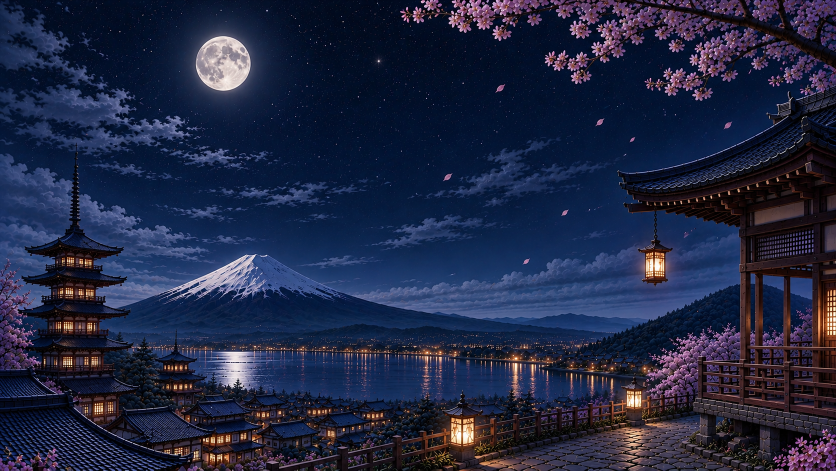
#> input picture templates/spring_clear_night.png, 1672 x 941 px (shown at 1/2 size)
$ python season_winterbare.py ../templates/spring_clear_night.png
#> lines starting #> are read from the running program, lines starting #| are printed output that depends on the picture; after the words box and inside, x2 and y2 are one past the last pixel; in counts of white or black regions, pixels touching at a corner belong together
### render/season_winter.py
"""Winter season template: templates/winter_clear_night.png, derived from the spring painting.

  .venv/bin/python render/season_winter.py                 # rebuild the template from saved AI outputs
  .venv/bin/python render/season_winter.py --tiles DIR     # write the 2x guide tiles that were fed to the AI

How it was made (deterministic from the files in templates/ai/):
  1. A FLUX.2-klein edit of the spring painting (templates/ai/winter_edit_branch.png) supplies the bare,
     snow-lined tree branch. Only the branch is used (soft colour matte inside the tree zone); the AI
     edit drifts the layout, so nothing else from it is used.
  2. A procedural *guide* is built from the original painting: blossoms removed, shrubs turned into
     evergreen bushes with snow caps, roofs / walkway / shore ice whitened.  The guide is cut into four
     tiles, upscaled 2x and run through FLUX.2-klein img2img at strength 0.4 (keeps layout, repaints
     the snow in the painting's style) -> templates/ai/winter_tile_{BL,BR,UR,UL}.png.
     mflux-generate-flux2 --model flux2-klein-4b -q 8 --image tile_K.png 0.4 --width 1792 --height 1008
     --steps 10 --seed 21 (BR: seed 22) --prompt-file templates/ai/winter_tile_K.prompt.txt
  3. The tiles are merged back to base px and composited onto the ORIGINAL painting only where the
     season changes (ground, roofs, buildings, shrubs, near hills, shore ice).  Sky, moon, stars, lake
     water, the volcano and the far shore stay pixel-identical to the original.
"""
import os, sys
import numpy as np, cv2

HERE = os.path.dirname(os.path.abspath(__file__))
ROOT = os.path.dirname(HERE)
sys.path.insert(0, HERE)
import masks as M

SRC = os.path.join(ROOT, "templates", "spring_clear_night.png")
OUT = os.path.join(ROOT, "templates", "winter_clear_night.png")
AI = os.path.join(ROOT, "templates", "ai")
EDIT = os.path.join(AI, "winter_edit_branch.png")
TILE = os.path.join(AI, "winter_tile_%s.png")
W, H = 1672, 941

# tiles (x0, y0) of TW x TH base px; each is fed to the AI upscaled 2x (1664x944)
TILES = {"BL": (0, 437), "BR": (776, 437), "UR": (776, 60), "UL": (0, 140)}   # overlapping
TW, TH = 896, 504

# ---------------------------------------------------------------- hand-placed geometry (base px)
PAGODA_TIERS = [[(128, 466), (170, 466), (205, 480), (250, 492), (247, 501), (150, 503), (52, 501), (48, 492), (95, 478)],
                [(90, 545), (200, 545), (256, 555), (252, 564), (150, 567), (44, 563), (41, 555)],
                [(85, 603), (205, 603), (263, 614), (259, 625), (150, 631), (40, 626), (36, 617)],
                [(100, 671), (205, 671), (269, 685), (266, 696), (150, 701), (60, 698), (52, 688)],
                [(120, 748), (235, 748), (275, 768), (292, 786), (280, 795), (150, 795), (100, 790)]]
SPAG_TIERS = [[(338, 702), (367, 702), (399, 719), (396, 728), (352, 731), (311, 728), (307, 720)],
              [(323, 744), (382, 744), (413, 753), (409, 763), (355, 767), (299, 763), (296, 756)]]
FG_ROOF = [[(0, 815), (140, 806), (160, 815), (200, 840), (260, 872), (320, 900), (380, 925), (398, 941), (0, 941)],
           [(0, 736), (55, 744), (75, 752), (105, 772), (135, 790), (140, 806), (0, 812)]]
LANTERN_ROOFS = [[(912, 797), (938, 797), (966, 818), (962, 827), (925, 831), (888, 827), (884, 820)],
                 [(1258, 762), (1278, 762), (1295, 780), (1292, 787), (1268, 789), (1245, 787), (1242, 780)],
                 [(1300, 478), (1316, 478), (1346, 495), (1342, 502), (1310, 505), (1278, 502), (1275, 495)]]
PAV_ROOF_TOP = [(1222, 356), (1440, 302), (1538, 258), (1556, 212), (1566, 176), (1588, 176), (1600, 194), (1672, 158)]
TOWN_ENV = [(170, 790), (560, 789), (700, 793), (900, 796), (1010, 800), (1010, 941), (170, 941)]
PATH = [(684, 941), (700, 934), (800, 913), (900, 888), (1000, 868), (1100, 857), (1200, 848), (1300, 838),
        (1390, 828), (1400, 860), (1440, 900), (1480, 941)]
RAIL_BASE = [(700, 935), (800, 912), (1000, 866), (1200, 847), (1387, 825)]
TRACK = [(1120, 941), (1150, 905), (1200, 875), (1260, 852), (1320, 838)]
LANTERN_BODIES = [[(893, 790), (958, 790), (958, 896), (893, 896)], [(1246, 752), (1291, 752), (1291, 836), (1246, 836)]]
LANTERN_BASES = [(925, 905), (1268, 838)]
RAIL_ENV = [(560, 900), (672, 862), (850, 838), (1000, 822), (1100, 806), (1200, 793), (1300, 780), (1392, 772),
            (1392, 852), (1250, 864), (1100, 888), (1000, 902), (900, 938), (900, 941), (560, 941)]
HANG_LANTERN = (1255, 440, 1365, 600)            # x0, y0, x1, y1
TREE_ZONE = (740, 0, W, 362)
# near hill right of the lake (evergreens get snow from the AI); everything else far stays original
SPAG_BOX = [(292, 640), (420, 640), (420, 792), (292, 792)]
RHILL = [(1180, 640), (1300, 600), (1400, 560), (W, 540), (W, 800), (1180, 800)]

SH = np.array([0.50, 0.38, 0.30], np.float32)    # moonlit snow in shadow (BGR)
LIT = np.array([0.95, 0.91, 0.87], np.float32)   # moonlit snow, lit
FOLIAGE = np.array([0.17, 0.19, 0.12], np.float32)


# ---------------------------------------------------------------- helpers
def poly(ps):
    m = np.zeros((H, W), np.uint8)
    cv2.fillPoly(m, [np.array(p, np.int32) for p in ps], 1)
    return m.astype(bool)


def dil(m, k):
    return cv2.dilate(m.astype(np.uint8), np.ones((k, k), np.uint8)).astype(bool)


def soft(m, s):
    return np.clip(cv2.GaussianBlur(m.astype(np.float32), (0, 0), s), 0, 1)


def lum(img):
    return img[..., 0] * .114 + img[..., 1] * .587 + img[..., 2] * .299


def snow(Ls, lo=0.08, hi=0.55):
    t = np.clip((Ls - lo) / (hi - lo), 0, 1)[..., None]
    return SH * (1 - t) + LIT * t


# [4 lines left out: function noise, not called in this run]


def load_ai(p):
    return cv2.resize(cv2.imread(p), (W, H), interpolation=cv2.INTER_AREA).astype(np.float32) / 255


def blend(dst, src, a):
    a = a[..., None] if np.ndim(a) == 2 else a
    return dst * (1 - a) + src * a


class Scene:
    def __init__(self):
        self.o8 = cv2.imread(SRC)
#> self.o8 is the input picture: shape (941, 1672, 3); mean B, G, R 66.5, 39.1, 32.6
        self.o = self.o8.astype(np.float32) / 255
        mk = np.load(os.path.join(HERE, "masks.npz"))
#> (reads render/masks.npz from the repository)
        self.pink = mk["pink"].astype(bool)
        self.warm = mk["warm"].astype(bool)
        self.sky = mk["sky"].astype(bool)
        self.water = mk["water"].astype(bool)
        hsv = cv2.cvtColor(self.o8, cv2.COLOR_BGR2HSV_FULL).astype(np.int32)
        self.Hh, self.S, self.V = hsv[..., 0], hsv[..., 1], hsv[..., 2]
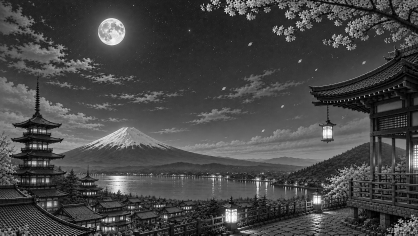
#> self.V: shape (941, 1672) int32 (shown at 1/4 size); min 0, max 255, mean 70.2
        self.L = lum(self.o)
        self.pav = poly([M.PAVILION])
#> in poly, `cv2.fillPoly(m, [np.array(p, np.int32) for p in ps], 1)`:
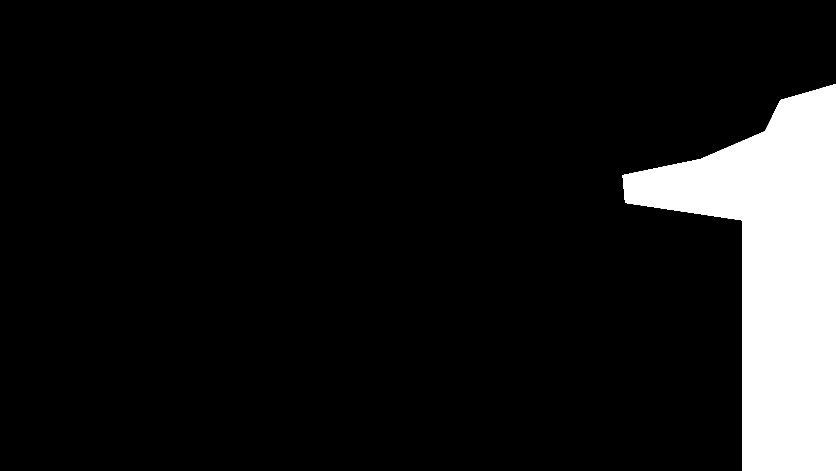
#> m: shape (941, 1672) (shown at 1/2 size); values 0 (black) and 1 (white), 10.2% white; 1 white region, box (x1, y1, x2, y2) and area: (1245, 168, 1672, 941) 160295
        x0, y0, x1, y1 = TREE_ZONE
        self.tz = np.zeros((H, W), bool); self.tz[y0:y1, x0:x1] = True
        x0, y0, x1, y1 = HANG_LANTERN
        self.lant = np.zeros((H, W), bool); self.lant[y0:y1, x0:x1] = True
        self.yy, self.xx = np.mgrid[0:H, 0:W].astype(np.float32)
        tod = os.path.join(HERE, "cache_tod.npz")   # the engine's refined spring sky (for the sky sidecar)
        self.tod_sky = (np.load(tod)["sky"] > 0) if os.path.exists(tod) else self.sky


# ---------------------------------------------------------------- 1. sky: blossoms, old branch, petals out
def clean_sky(S):
    """Original sky with every blossom / petal / old-branch pixel replaced by sky (smooth fill + real
    star texture borrowed from clear sky further left)."""
    o, sky = S.o, S.sky
    purple = (S.Hh > 185) & (S.Hh < 250) & (S.S > 30) & (S.V > 50)
    zone = S.tz & ~dil(S.pav, 3)
    holes = zone & dil(~sky | S.pink | purple, 5)
    above = ~poly([M.HORIZON + [(W, H), (0, H)]])
    pet = (S.pink | purple) & above & ~S.tz & ~S.pav & ~dil(poly(PAGODA_TIERS) | poly([M.PAGODA]), 9)
    # petals are small isolated specks; lavender clouds are large -> drop big components
    n, lab, st, _ = cv2.connectedComponentsWithStats(dil(pet, 3).astype(np.uint8))
#> n = 79; st = 79 rows, first 6: [0, 0, 1672, 941, 1569864], [610, 61, 3, 3, 9], [432, 72, 3, 3, 9], [492, 98, 3, 3, 9], [485, 100, 3, 3, 9], [460, 107, 19, 8, 120]
    small = np.zeros(n, bool); small[1:] = st[1:, cv2.CC_STAT_AREA] < 500
    pet = dil(small[lab] & (S.pink | ((S.Hh > 200) & (S.S > 45))), 7)
    x0, y0, x1, y1 = HANG_LANTERN                      # the lantern's pink glow is not a petal
    pet[y0 - 10:y1 + 10, x0 - 10:x1 + 10] = False
    holes |= pet
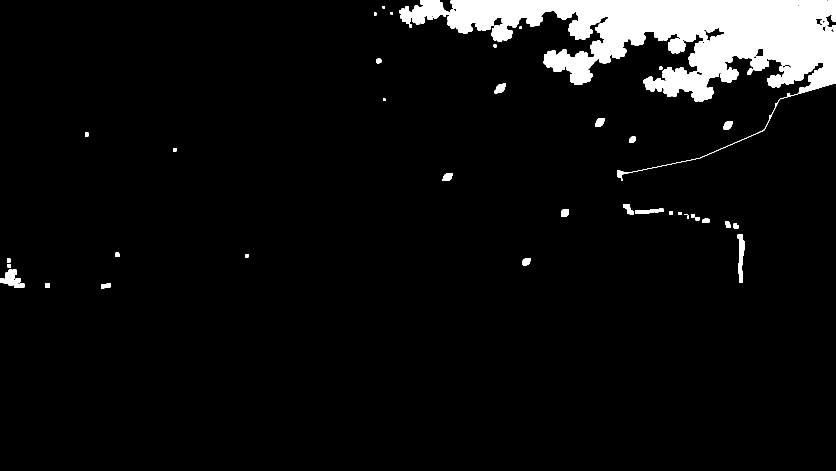
#> holes: shape (941, 1672) bool (shown at 1/2 size); 6.1% white; 46 white regions (1 under 20 px), largest, box (x1, y1, x2, y2) and area: (798, 0, 1672, 362) 89265, (0, 539, 49, 575) 972, (1475, 468, 1489, 566) 900
    # blossom sprigs poking into the sky beside the pagoda (left edge)
    left = (S.xx < 110) & (S.yy > 470) & (S.yy < 800)
    holes |= dil(left & sky & (S.pink | purple), 5) & ~dil(poly(PAGODA_TIERS) | poly([M.PAGODA]), 3)
    good = (sky & ~holes).astype(np.float32)
    fill = np.zeros_like(o)
    for c in range(3):
        fill[..., c] = cv2.GaussianBlur(o[..., c] * good, (0, 0), 22) / np.maximum(cv2.GaussianBlur(good, (0, 0), 22), 1e-4)
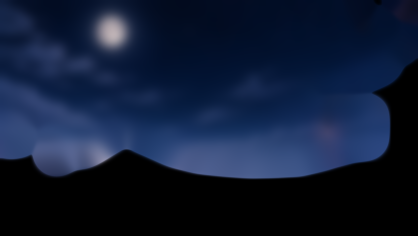
#> fill: shape (941, 1672, 3) float32 (shown at 1/4 size); mean B, G, R 0.209, 0.111, 0.0644
    # stars: high-pass of clear sky shifted from the left half (avoid moon and clouds)
    hp = o - cv2.GaussianBlur(o, (0, 0), 2.0)
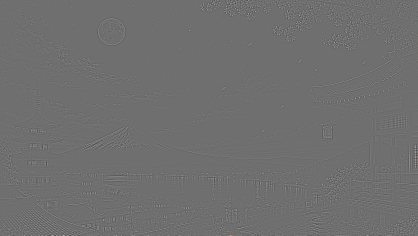
#> hp: shape (941, 1672, 3) float32 (shown at 1/4 size); mean B, G, R -2.06e-05, -1.43e-05, -1.28e-05; drawn with min black and max white
    star = np.zeros_like(o)
    shift = 700
    src_ok = good.copy()
    cv2.circle(src_ok, M.MOON[0], M.MOON[1] + 40, 0, -1)
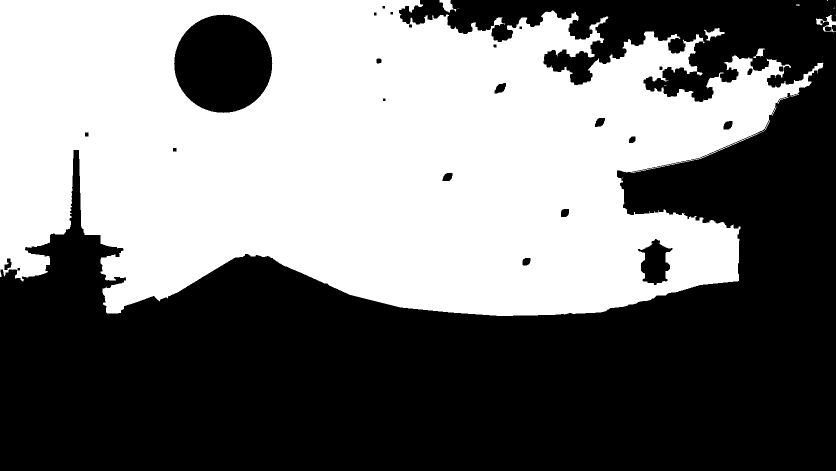
#> src_ok: shape (941, 1672) float32 (shown at 1/2 size); values 0 (black) and 1 (white), 47.2% white; 21 white regions (11 under 20 px), largest, box (x1, y1, x2, y2) and area: (0, 0, 1647, 632) 740049, (1632, 30, 1672, 65) 464, (879, 0, 913, 25) 426
    hp = np.clip(hp, 0, None) * src_ok[..., None]
    star[:, shift:] = hp[:, :W - shift]
    star[:, :shift] = hp[:, W - shift:]
    fill = fill + np.where(lum(star)[..., None] > 0.025, star, 0)
    a = soft(holes, 1.2)
    return blend(o, fill, a), holes
#> in blend, `return dst * (1 - a) + src * a`:
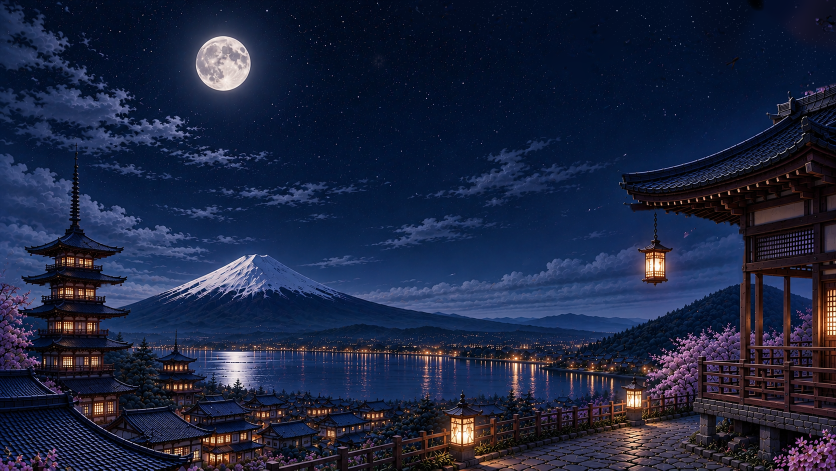
#> returned value: shape (941, 1672, 3) float32 (shown at 1/2 size); mean of channels 0, 1, 2 0.254, 0.146, 0.113; drawn as B, G, R


def branch_layer(S, base, edit=EDIT, gain=1.0, soft_edge=False):
    """Branch from an AI edit (bare+snowy for winter, leafy for summer) as a soft matte over `base`
    inside the tree zone; the AI's own sky is discarded."""
    ai = load_ai(edit)
    aL = lum(ai)
    zone = (S.tz | ((S.yy < 410) & (S.xx > 760) & (S.xx < 1200))) & ~S.pav
    # sky estimate of the AI image -> matte = distance from it
    est = cv2.medianBlur((ai * 255).astype(np.uint8), 61 if soft_edge else 31).astype(np.float32) / 255
    for _ in range(2):
        d = np.linalg.norm(ai - est, axis=2)
        clear = (d < 0.035).astype(np.float32)
        est = np.dstack([cv2.GaussianBlur(ai[..., c] * clear, (0, 0), 15) / np.maximum(cv2.GaussianBlur(clear, (0, 0), 15), 1e-4)
                         for c in range(3)])
    if soft_edge:   # big dark trunks pollute the median: estimate the sky from clearly sky-blue pixels only
        clear = ((ai[..., 0] > ai[..., 2] + 0.10) & (aL < 0.35) & (np.linalg.norm(ai - est, axis=2) < 0.06)).astype(np.float32)
        est = np.dstack([cv2.GaussianBlur(ai[..., c] * clear, (0, 0), 25) / np.maximum(cv2.GaussianBlur(clear, (0, 0), 25), 1e-4)
                         for c in range(3)])
    d = np.linalg.norm(ai - est, axis=2)
    m = np.clip((d - 0.03) / 0.06, 0, 1)
    # branch = brown wood or white snow; bluish wisps of the AI's own clouds are not branch
    if soft_edge:   # clouds: bluish-grey and lighter; leaves are green (G > B) or rust (R > B); twigs are dark
        woody = ~((ai[..., 0] >= ai[..., 2] + 0.02) & (ai[..., 0] >= ai[..., 1]) & (aL > 0.2))
    else:
        woody = ~((ai[..., 0] > ai[..., 2] + 0.06) & (aL > 0.16) & (aL < 0.45))
    m *= soft(woody, 0.7)
    # drop small isolated specks (keep everything connected to the real limbs)
    n, lab, st, _ = cv2.connectedComponentsWithStats((m > 0.2).astype(np.uint8))
    x0s, y0s = st[:, cv2.CC_STAT_LEFT], st[:, cv2.CC_STAT_TOP]
    edge = (y0s <= 1) | (x0s + st[:, cv2.CC_STAT_WIDTH] >= W - 1)
    big = np.zeros(n, bool); big[1:] = (st[1:, cv2.CC_STAT_AREA] >= 800) | edge[1:]   # falling leaves etc. dropped
    m *= soft(dil(big[lab], 3), 1.0)
    zf = np.zeros((H, W), np.float32); zf[:345, 760:] = 1; zf[:400, 770:1190] = 1   # leaves hang lower
    zf = cv2.GaussianBlur(zf, (0, 0), 10) * (1 - soft(S.pav, 1.2))
    m = m * zf * zone
    # the AI edit drew its own (shifted) snowy roof: nothing from it within 50 px above the real roofline
    pr = np.array(PAV_ROOF_TOP, np.float32)
    prior = np.interp(np.arange(W), pr[:, 0], pr[:, 1])
    guard = (S.yy > prior[None] - 50) & (S.xx > 1180)
    m = m * (1 - soft(guard, 4))
    # colour-match the AI to the original sky so the anti-aliased edges sit in the painting
    osky = S.sky & S.tz & ~dil(S.pink, 9)
    asky = zone & (m < 0.05)
    aim = ai.copy()
    for c in range(3):
        aim[..., c] = (ai[..., c] - ai[..., c][asky].mean()) * (S.o[..., c][osky].std() / ai[..., c][asky].std()) + S.o[..., c][osky].mean()
    m2 = np.clip((m - 0.3) / 0.4, 0, 1)[..., None]
    aim = aim * (1 - m2) + ai * gain * m2                   # branch body keeps its own colour
    if soft_edge:
        # leaves: un-mix the AI's own sky out of the edge pixels (no halo) and pull the matte in by ~1 px
        # so the painted dark outline ring goes; the leaf keeps its interior light/shadow shading
        F = np.clip((ai - (1 - m)[..., None] * est) / np.maximum(m, 0.25)[..., None], 0, 1)
        m = cv2.GaussianBlur(cv2.erode(m, np.ones((3, 3), np.uint8)), (0, 0), 0.7)
        aim = F * gain
    return blend(base, aim, m), m


# ---------------------------------------------------------------- 2. guide for the AI img2img pass
# [120 lines left out: functions build_guide, merge_tiles, depink, shade_walkway, not called in this run]


PAV_BASE = [(1388, 770), (W, 735), (W, H), (1480, H), (1440, 900), (1400, 860), (1390, 828)]


# [179 lines left out: functions top_caps, wood_mask, ground, roof_snow, compose, main, not called in this run]


# [2 lines that do not run on import are left out]

### render/season_autumnlate.py
"""Late-autumn template (Chicago, Nov 15-30): templates/autumnlate_clear_night.png (+ _sky.png).

  .venv/bin/python render/season_autumnlate.py                 # rebuild from saved AI outputs
  .venv/bin/python render/season_autumnlate.py --tiles DIR     # write the 2x guide tiles fed to the AI

Same pipeline as season_summer.py (deterministic from templates/ai/):
  1. Branch: FLUX.2-klein edit of the spring painting (templates/ai/autumnlate_edit_branch.png): almost
     bare twigs with a few last rust/brown leaves; used through a soft, de-haloed colour matte only.
  2. Shrubs -> browned, thinning bushes; walkway -> scattered leaf litter. Procedural guide, then klein
     img2img (strength 0.4, 2x tiles) -> templates/ai/autumnlate_tile_{BL,BR}.png, composited only in
     the shrub masks, the blossom box behind the pavilion railing, and the walkway.
       mflux-generate-flux2 --model flux2-klein-4b -q 8 --image tile_K.png 0.4 --width 1792 --height 1008
       --steps 10 --seed 21 --prompt-file templates/ai/autumnlate_tile_K.prompt.txt
  3. No snow; volcano keeps its painted snow cap; everything else pixel-identical to spring.
"""
import os, sys
import numpy as np, cv2

HERE = os.path.dirname(os.path.abspath(__file__))
sys.path.insert(0, HERE)
import season_winter as WS
import season_summer as SU
from season_winter import (W, H, poly, dil, soft, lum, blend, noise, Scene, clean_sky, branch_layer,
                           depink, PATH, ROOT, AI)

NAME = "autumnlate"
TILES = SU.TILES
TW, TH = WS.TW, WS.TH
BUSH_DARK = np.array([0.06, 0.09, 0.14], np.float32)     # BGR, night: dark umber
BUSH_LIT = np.array([0.13, 0.24, 0.40], np.float32)      # rust, moon/lantern-lit
LITTER = [np.array(c, np.float32) for c in ([0.10, 0.22, 0.42], [0.08, 0.15, 0.30], [0.12, 0.20, 0.30])]


def paths(name):
    return (os.path.join(ROOT, "templates", "%s_clear_night.png" % name),
            os.path.join(AI, "%s_edit_branch.png" % name), os.path.join(AI, "%s_tile_%%s.png" % name))


# [23 lines left out: function litter, not called in this run]


def build_guide(S, name=NAME, bush=(BUSH_DARK, BUSH_LIT), do_litter=True):
    out, edit, tile = paths(name)
    g, holes = clean_sky(S)
    g, _ = branch_layer(S, g, edit, 1.0, soft_edge=True)
    sh, bp = SU.shrub_mask(S, holes)
    L = S.L
    dt = cv2.distanceTransform(sh.astype(np.uint8), cv2.DIST_L2, 5)
    hgt = np.sqrt(np.minimum(dt, 30) / 30.0) * 22 + cv2.GaussianBlur(L, (0, 0), 3.0) * 60 * np.clip(dt / 8, 0, 1)
    hgt = cv2.GaussianBlur(hgt, (0, 0), 2)
    gy, gx = np.gradient(hgt)
    n = np.sqrt(gx ** 2 + gy ** 2 + 1.0)
    shade = np.clip((0.45 * gx + 0.75 * gy + 0.5) / n, 0, 1)
    leafy = np.clip(shade + noise(12, 1.2, 0.22), 0, 1)
    bsh = blend(bush[0], bush[1], leafy)
    g = blend(g, bsh, soft(sh, 0.8))
    Lb = cv2.GaussianBlur(L, (0, 0), 1)
    t = np.clip(Lb[bp] * 1.6, 0, 1)[:, None]
    g[bp] = bush[0] * (1 - t) + bush[1] * t
    p2 = (S.Hh > 195) & (S.Hh < 245) & (S.S > 40) & (S.V > 70)
    pet = dil((S.pink | p2) & poly([PATH]), 3) & ~S.warm
    g8 = (np.clip(g, 0, 1) * 255 + 0.5).astype(np.uint8)
    g = cv2.inpaint(g8, pet.astype(np.uint8), 4, cv2.INPAINT_TELEA).astype(np.float32) / 255
    lit = np.zeros((H, W), bool)
    if do_litter:
        g, lit = litter(S, g)
    return np.clip(g, 0, 1), dict(sh=sh, bp=bp, holes=holes, pet=pet, lit=lit)


# [29 lines left out: function compose, not called in this run]


def run(a, name=NAME, guide_fn=build_guide, compose_fn=compose):
    S = Scene()
    guide, gm = guide_fn(S)
    if "--tiles" in a:
        d = a[a.index("--tiles") + 1]; os.makedirs(d, exist_ok=True)
        g8 = (guide * 255 + 0.5).astype(np.uint8)
        cv2.imwrite(os.path.join(d, "guide.png"), g8)
        for k, (x, y) in TILES.items():
            cv2.imwrite(os.path.join(d, "tile_%s.png" % k),
                        cv2.resize(g8[y:y + TH, x:x + TW], (2 * TW, 2 * TH), interpolation=cv2.INTER_LANCZOS4))
        return
    img, skym = compose_fn(S, guide, gm)
    out = a[a.index("--out") + 1] if "--out" in a else paths(name)[0]
    cv2.imwrite(out, (img * 255 + 0.5).astype(np.uint8))
    cv2.imwrite(out.replace(".png", "_sky.png"), skym.astype(np.uint8) * 255)
    print("wrote", out)


# [2 lines that do not run on import are left out]

### render/season_winterbare.py
"""Snowless winter template (Chicago Dec-Feb with < 2 cm snow depth): templates/winterbare_clear_night.png
(+ _sky.png). A cheap variation of season_autumnlate.py:

  .venv/bin/python render/season_winterbare.py

  - Branch: completely bare twigs from a FLUX.2-klein edit (templates/ai/winterbare_edit_branch.png),
    soft de-haloed matte, no leaves, no snow.
  - Shrubs: the late-autumn AI shrubs (templates/ai/autumnlate_tile_*.png, no extra AI run) turned
    dormant: leaves stripped of colour -> grey-brown twiggy masses, darker and colder.
  - Grass / bed plants under the railing and around the pavilion base -> dormant straw.
  - Walkway: original stones, no leaf litter (the AI litter is not used).
"""
import os, sys
import numpy as np, cv2

HERE = os.path.dirname(os.path.abspath(__file__))
sys.path.insert(0, HERE)
import season_winter as WS
import season_summer as SU
import season_autumnlate as AL
from season_winter import W, H, poly, dil, soft, lum, blend, Scene, PATH, AI

NAME = "winterbare"
BUSH_DARK = np.array([0.07, 0.08, 0.09], np.float32)
BUSH_LIT = np.array([0.17, 0.20, 0.23], np.float32)


def build_guide(S):
    _, edit, _ = AL.paths(NAME)
    g, gm = AL.build_guide(S, NAME, (BUSH_DARK, BUSH_LIT), do_litter=False)
    return g, gm


# [30 lines left out: functions dormant, compose, not called in this run]


if __name__ == "__main__":
#> (the run stopped early here; a loop or call above may not have finished)
